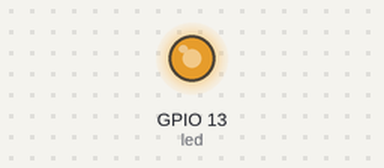
Bench run of a program on a simulated ESP32 board running MicroPython. On the bench: output pins drawn as LEDs (lit = HIGH). What the program prints to the serial console is not drawn.

Above: at 0.05 s.
At 0.3 s:
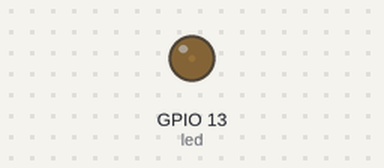
At 0.4 s:
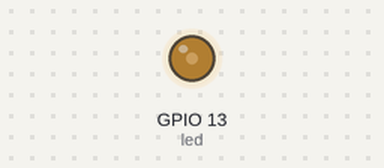
Timing chart, 0 to 3.0 s (numbered marks = the images above):
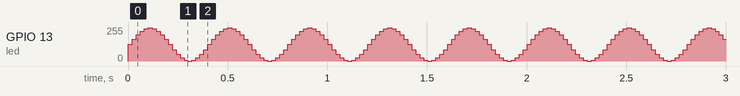

The program:

pulseLED.py
```python
# Example of a blinking led in micropython
# source: https://www.aliexpress.com/item/TPYBoard-v202-pyboard-micropython-development-board-ESP8266-python-Lua/32820901786.html
# 2017-0725 PePo

###########################################################################
# Setup code goes below, this is called once at the start of the program: #
###########################################################################
import machine
import time, math

print('Pulse LED...')

_LEDPIN = 13 #13=TTGO ESP32, 5=WeMOS_Lolin32 2=Lolin_OLED, 2=WeMOS_D1R2

def pulse(l, t):
    for i in range(20):
        l.duty(int(math.sin(i / 10 * math.pi) * 500 + 500))
        time.sleep_ms(t)

def cleanup():
    global led
    led.duty(1023) #WeMOS_D1/R2: off due pullUp
    time.sleep(0.1) #waiT
    led.deinit() #deinit
    del led #remove

led = machine.PWM(machine.Pin(_LEDPIN), freq=10000)

###################################################################
# Loop code goes inside the loop here, this is called repeatedly: #
###################################################################
#for i in range(20):
while True:
    pulse(led, 20)
cleanup()
```
